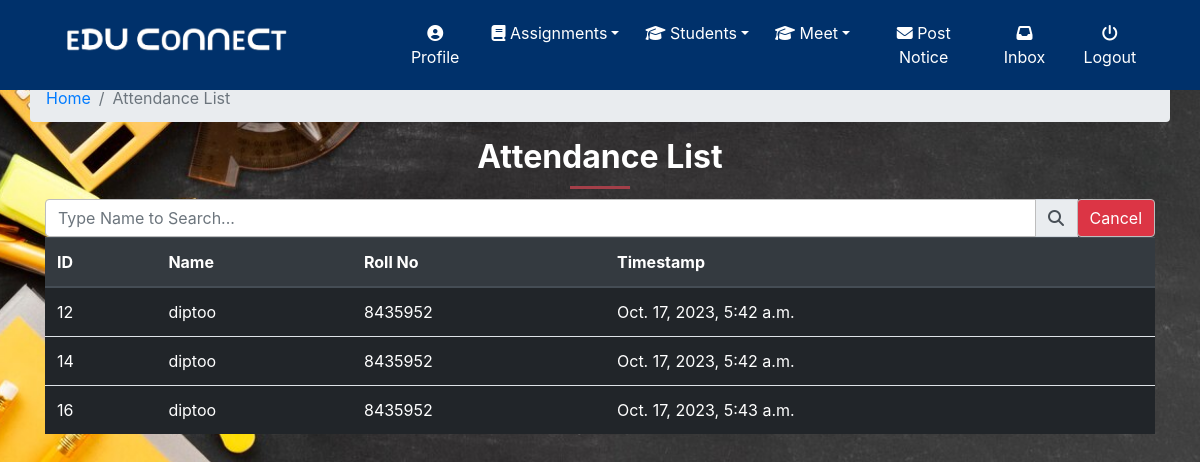
Page /classroom/teacher/attendance_list (signed in) on the committed database.
### classroom/models.py (models this page shows, shortened)
class Attendance(models.Model):
    roll_no = models.CharField(max_length=255)
    timestamp = models.DateTimeField(auto_now_add=True)

class Student(models.Model):
    user = models.OneToOneField(User,on_delete=models.CASCADE,primary_key=True,related_name='Student')
    name=models.CharField(max_length=250)
    roll_no = models.CharField(max_length=50)
    email = models.EmailField(max_length=254)
    phone = models.IntegerField()
    student_profile_pic = models.ImageField(upload_to="classroom/student_profile_pic",blank=True)
    def __str__(self):
        return self.name
    class Meta:
        ordering = ['roll_no']

### classroom/views.py (the view)
def attendance_list(request):
    query = request.GET.get("q", None)
    students = StudentsInClass.objects.filter(teacher=request.user.Teacher)
    students_list = [x.student for x in students]
    qs = Attendance.objects.all()
    if query is not None:
        qs = qs.filter(
                Q(name__icontains=query)
                )
    qs_one = []
    qs_two = []
    for x in qs:
        for y in students_list:
            if x.roll_no == y.roll_no:
                qs_one.append(x)
                qs_two.append(y)
    zipped_data = [{'attendance': attendance, 'info': info} for attendance, info in zip(qs_one, qs_two)]
    context = {
        "attendance_list": zipped_data,
    }
    print(zipped_data)
    template = "classroom/attendance_list.html"
    return render(request, template, context)

### template/classroom/attendance_list.html
{% extends "classroom/base.html" %}
{% load static %}
{% block content %}
<div class="container ">
		<div class="row">
            <ol class="col-12 breadcrumb">
                <li class="breadcrumb-item"><a href="{% url 'home' %}">Home</a></li>
                <li class="breadcrumb-item active">Attendance List</li>
            </ol>
        </div>
       <div class="section-heading">
            <h2>Attendance List</h2>
            <div class="line-dec"></div>
          </div>
  {% if attendance_list.count == 0 %}
    <h1>No students in the class.</h1>
    {% else %}
      <form method='GET' action="{% url 'classroom:class_student_list' %}" >
     <div class="input-group md-form form-sm form-2 pl-0">
     <input class="form-control my-0 py-1" type='search' name='q' placeholder='Type Name to Search...' aria-label="Search">
     <div class="input-group-append">
    <button  class="input-group-text lime lighten-2 btn-outline-success " type="submit"><i class="fas fa-search text-grey" aria-hidden="true"></i></button>
   <input type="submit" value="Cancel" class="btn btn-danger pull-right" onclick="window.location.href='{% url 'classroom:attendance_list' %}'; return false;">
  </div>
</div>
  </form>
<table class="table table-striped">
<thead class="thead-dark">
<tr>
<th scope="col"> ID </th>
<th scope="col"> Name </th>
<th scope="col"> Roll No </th>
<th scope="col"> Timestamp </th>
</tr>
</thead>
<tbody>
{% for i in attendance_list %}
<tr style="background-color: #212529;" >
<td style="color: white;" >{{ i.attendance.id }}</td>
<td style="color: white;" >{{ i.info }}</td>
<td style="color: white;" >{{ i.attendance.roll_no }}</td>
<td style="color: white;" >{{ i.attendance.timestamp }}</td>
</tr>
{% endfor %}
</tbody>
</table>
<br>
{% endif %}
  <br>
  <br>
</div>
{% endblock %}

### static/css/base.css (style rules this page uses)
.active { display: block; }
.section-heading { text-align: center; }
.section-heading h2 { font-size: 32px; font-weight: 700; color: #fff; }
.section-heading .line-dec { width: 60px; height: 3px; background-color: #a43f49; margin: 10px auto; }
.bg { height: 100%; width:100%; background-attachment: fixed; background-position: center; background-repeat: no-repeat; background-size: cover; }
button { display: inline-block; padding: 10px 20px; background-color: #fff; color: #a43f49; font-size: 12px; font-weight: 800; letter-spacing: 0.5px; text-transform: uppercase; transition: all 0.5s; border: none; outline: none; cursor: pointer; }
.input-group.md-form.form-sm.form-2 input { border: 1px solid #bdbdbd; border-top-left-radius: 0.25rem; border-bottom-left-radius: 0.25rem; }

### rows in the picture
Attendance: attendance.id "12", info "diptoo", attendance.roll_no "8435952", attendance.timestamp "Oct. 17, 2023, 5:42 a.m."
Attendance: attendance.id "14", info "diptoo", attendance.roll_no "8435952", attendance.timestamp "Oct. 17, 2023, 5:42 a.m."
Attendance: attendance.id "16", info "diptoo", attendance.roll_no "8435952", attendance.timestamp "Oct. 17, 2023, 5:43 a.m."
